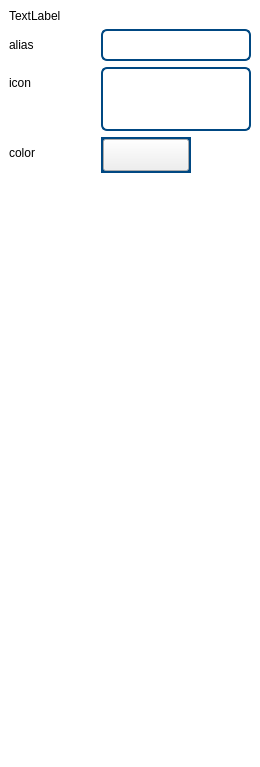
<?xml version="1.0" encoding="UTF-8"?>
<ui version="4.0">
 <class>UiDiagramProperty</class>
 <widget class="QWidget" name="UiDiagramProperty">
  <property name="geometry">
   <rect>
    <x>0</x>
    <y>0</y>
    <width>260</width>
    <height>767</height>
   </rect>
  </property>
  <property name="windowTitle">
   <string>Form</string>
  </property>
  <property name="styleSheet">
   <string notr="true">QWidget#UiDiagramProperty{
	background: #ffffff;
}

QLineEdit {
    border: 2px solid #004882;
    border-radius: 6px;
    padding: 0 8px;
    background: white;
    selection-background-color: darkgray;
}

QComboBox {
    border: 2px solid #004882;
    border-radius: 6px;
    padding: 1px 18px 1px 3px;
}

QComboBox:editable {
    background: white;
}

QComboBox::drop-down {
    width: 0px;
}

QWidget#pickerframe{
	background: #004882;
}






QStackedWidget {
	background-color: transparent;
}

QScrollArea{
	background-color: transparent;
}


QScrollBar:vertical {
     border: 0;
     background: #cddbe6;
     width: 5px;
 }
 QScrollBar::handle:vertical {
     background: #06447f;
     min-height: 20px;
 }

QWidget#areaScroll{
	background-color: transparent;
}

QWidget#__blockToolbar {
	background: #d0dae3;
	border: solid;
	border-top-width: 2px;
	border-color: #114167;
}


QPushButton[accessibleName=&quot;button:blue&quot;]{
	border-radius:5;
	color: rgb(255, 255, 255);
	font: 12pt;
	background-color: rgb(85, 170, 255);
	min-height:32;
	max-height:32;
}
QPushButton[accessibleName=&quot;button:blue&quot;]:pressed{
	background-color: rgb(62, 124, 186);
}

QPushButton[accessibleName=&quot;button:red&quot;]{
	border-radius:5;
	color: rgb(255, 255, 255);
	font: 12pt;
	background-color: rgb(255, 85, 127);
	min-height:32;
	max-height:32;
}
QPushButton[accessibleName=&quot;button:red&quot;]:pressed{
	background-color: rgb(175, 58, 87);
}

QLabel[accessibleName=&quot;label:picker&quot;]{
	max-width:220;
	min-width:220;
	min-height:124;
	max-height:124;
	background-color: rgb(127, 127, 127);
}

QLabel[accessibleName=&quot;label:field&quot;]{
	font: 11pt;
	max-width:86;
	min-width:86;
	min-height:32;
	max-height:32;
	color: #06447f;
}

QDoubleSpinBox[accessibleName=&quot;spinbox:field&quot;]{
	font: 11pt;
	max-height:32;
	min-height:32;
}


QPushButton[accessibleName=&quot;button:28x28&quot;]{
	min-width:28;
	min-height:28;
	max-width:28;
	max-height:28;
}

QPushButton#__blockDelete{
	border-image: url(:/pluginDiagram/buttons/img/Trash_normal.png);
}
QPushButton#__blockDelete:pressed{
	border-image: url(:/pluginDiagram/buttons/img/Trash_down.png);
}</string>
  </property>
  <layout class="QVBoxLayout" name="verticalLayout_3">
   <property name="spacing">
    <number>0</number>
   </property>
   <property name="leftMargin">
    <number>0</number>
   </property>
   <property name="topMargin">
    <number>0</number>
   </property>
   <property name="rightMargin">
    <number>0</number>
   </property>
   <property name="bottomMargin">
    <number>0</number>
   </property>
   <item>
    <widget class="QStackedWidget" name="__pages">
     <property name="currentIndex">
      <number>1</number>
     </property>
     <widget class="QWidget" name="page_block">
      <layout class="QVBoxLayout" name="verticalLayout_2">
       <property name="spacing">
        <number>0</number>
       </property>
       <property name="leftMargin">
        <number>0</number>
       </property>
       <property name="topMargin">
        <number>0</number>
       </property>
       <property name="rightMargin">
        <number>0</number>
       </property>
       <property name="bottomMargin">
        <number>0</number>
       </property>
       <item>
        <widget class="QScrollArea" name="scrollArea">
         <property name="frameShape">
          <enum>QFrame::NoFrame</enum>
         </property>
         <property name="horizontalScrollBarPolicy">
          <enum>Qt::ScrollBarAlwaysOff</enum>
         </property>
         <property name="widgetResizable">
          <bool>true</bool>
         </property>
         <widget class="QWidget" name="areaScroll">
          <property name="geometry">
           <rect>
            <x>0</x>
            <y>0</y>
            <width>240</width>
            <height>707</height>
           </rect>
          </property>
          <layout class="QVBoxLayout" name="verticalLayout">
           <property name="spacing">
            <number>0</number>
           </property>
           <property name="leftMargin">
            <number>0</number>
           </property>
           <property name="topMargin">
            <number>0</number>
           </property>
           <property name="rightMargin">
            <number>0</number>
           </property>
           <property name="bottomMargin">
            <number>0</number>
           </property>
           <item>
            <widget class="QWidget" name="__blockInspector" native="true">
             <layout class="QVBoxLayout" name="verticalLayout_5"/>
            </widget>
           </item>
           <item>
            <spacer name="verticalSpacer_2">
             <property name="orientation">
              <enum>Qt::Vertical</enum>
             </property>
             <property name="sizeHint" stdset="0">
              <size>
               <width>20</width>
               <height>710</height>
              </size>
             </property>
            </spacer>
           </item>
          </layout>
         </widget>
        </widget>
       </item>
       <item>
        <widget class="QWidget" name="__blockToolbar" native="true">
         <property name="minimumSize">
          <size>
           <width>0</width>
           <height>60</height>
          </size>
         </property>
         <property name="maximumSize">
          <size>
           <width>16777215</width>
           <height>60</height>
          </size>
         </property>
         <property name="accessibleName">
          <string notr="true">color:333337</string>
         </property>
         <layout class="QHBoxLayout" name="horizontalLayout">
          <property name="spacing">
           <number>2</number>
          </property>
          <property name="leftMargin">
           <number>6</number>
          </property>
          <property name="topMargin">
           <number>2</number>
          </property>
          <property name="rightMargin">
           <number>6</number>
          </property>
          <property name="bottomMargin">
           <number>2</number>
          </property>
          <item>
           <spacer name="horizontalSpacer_4">
            <property name="orientation">
             <enum>Qt::Horizontal</enum>
            </property>
            <property name="sizeHint" stdset="0">
             <size>
              <width>195</width>
              <height>29</height>
             </size>
            </property>
           </spacer>
          </item>
          <item>
           <widget class="QPushButton" name="__blockDelete">
            <property name="minimumSize">
             <size>
              <width>107</width>
              <height>46</height>
             </size>
            </property>
            <property name="maximumSize">
             <size>
              <width>107</width>
              <height>46</height>
             </size>
            </property>
            <property name="text">
             <string/>
            </property>
           </widget>
          </item>
         </layout>
        </widget>
       </item>
      </layout>
     </widget>
     <widget class="QWidget" name="page_trigger">
      <layout class="QVBoxLayout" name="verticalLayout_4">
       <property name="rightMargin">
        <number>9</number>
       </property>
       <item>
        <widget class="QLabel" name="__triggerUUID">
         <property name="text">
          <string>TextLabel</string>
         </property>
        </widget>
       </item>
       <item>
        <layout class="QHBoxLayout" name="horizontalLayout_2">
         <item>
          <widget class="QLabel" name="__triggerAliasField">
           <property name="minimumSize">
            <size>
             <width>86</width>
             <height>32</height>
            </size>
           </property>
           <property name="maximumSize">
            <size>
             <width>86</width>
             <height>32</height>
            </size>
           </property>
           <property name="accessibleName">
            <string notr="true">label:field</string>
           </property>
           <property name="text">
            <string>alias</string>
           </property>
          </widget>
         </item>
         <item>
          <widget class="QLineEdit" name="__triggerAliasInput">
           <property name="sizePolicy">
            <sizepolicy hsizetype="Expanding" vsizetype="Fixed">
             <horstretch>0</horstretch>
             <verstretch>32</verstretch>
            </sizepolicy>
           </property>
           <property name="minimumSize">
            <size>
             <width>0</width>
             <height>32</height>
            </size>
           </property>
          </widget>
         </item>
        </layout>
       </item>
       <item>
        <widget class="QWidget" name="__groupGaze" native="true">
         <layout class="QFormLayout" name="formLayout">
          <property name="leftMargin">
           <number>0</number>
          </property>
          <property name="topMargin">
           <number>0</number>
          </property>
          <property name="rightMargin">
           <number>0</number>
          </property>
          <property name="bottomMargin">
           <number>0</number>
          </property>
          <item row="0" column="0">
           <widget class="QLabel" name="__gazeIconField">
            <property name="minimumSize">
             <size>
              <width>86</width>
              <height>32</height>
             </size>
            </property>
            <property name="maximumSize">
             <size>
              <width>86</width>
              <height>32</height>
             </size>
            </property>
            <property name="accessibleName">
             <string notr="true">label:field</string>
            </property>
            <property name="text">
             <string>icon</string>
            </property>
           </widget>
          </item>
          <item row="0" column="1">
           <widget class="QComboBox" name="__gazeIconSelect">
            <property name="minimumSize">
             <size>
              <width>0</width>
              <height>64</height>
             </size>
            </property>
            <property name="maximumSize">
             <size>
              <width>16777215</width>
              <height>64</height>
             </size>
            </property>
            <property name="focusPolicy">
             <enum>Qt::WheelFocus</enum>
            </property>
            <property name="iconSize">
             <size>
              <width>48</width>
              <height>48</height>
             </size>
            </property>
            <item>
             <property name="text">
              <string/>
             </property>
             <property name="icon">
              <iconset resource="pluginDiagram.qrc">
               <normaloff>:/pluginDiagram/icons/vr-trigger-0</normaloff>:/pluginDiagram/icons/vr-trigger-0</iconset>
             </property>
            </item>
            <item>
             <property name="text">
              <string/>
             </property>
             <property name="icon">
              <iconset resource="pluginDiagram.qrc">
               <normaloff>:/pluginDiagram/icons/vr-trigger-1</normaloff>:/pluginDiagram/icons/vr-trigger-1</iconset>
             </property>
            </item>
            <item>
             <property name="text">
              <string/>
             </property>
             <property name="icon">
              <iconset resource="pluginDiagram.qrc">
               <normaloff>:/pluginDiagram/icons/vr-trigger-2</normaloff>:/pluginDiagram/icons/vr-trigger-2</iconset>
             </property>
            </item>
           </widget>
          </item>
          <item row="1" column="0">
           <widget class="QLabel" name="__gazeColorField">
            <property name="minimumSize">
             <size>
              <width>86</width>
              <height>32</height>
             </size>
            </property>
            <property name="maximumSize">
             <size>
              <width>86</width>
              <height>32</height>
             </size>
            </property>
            <property name="accessibleName">
             <string notr="true">label:field</string>
            </property>
            <property name="text">
             <string>color</string>
            </property>
           </widget>
          </item>
          <item row="1" column="1">
           <widget class="QWidget" name="pickerframe" native="true">
            <property name="minimumSize">
             <size>
              <width>90</width>
              <height>36</height>
             </size>
            </property>
            <property name="maximumSize">
             <size>
              <width>90</width>
              <height>36</height>
             </size>
            </property>
            <layout class="QVBoxLayout" name="verticalLayout_6">
             <property name="spacing">
              <number>0</number>
             </property>
             <property name="leftMargin">
              <number>2</number>
             </property>
             <property name="topMargin">
              <number>2</number>
             </property>
             <property name="rightMargin">
              <number>2</number>
             </property>
             <property name="bottomMargin">
              <number>2</number>
             </property>
             <item>
              <widget class="QPushButton" name="__gazeColorPicker">
               <property name="sizePolicy">
                <sizepolicy hsizetype="Fixed" vsizetype="Fixed">
                 <horstretch>0</horstretch>
                 <verstretch>0</verstretch>
                </sizepolicy>
               </property>
               <property name="minimumSize">
                <size>
                 <width>86</width>
                 <height>32</height>
                </size>
               </property>
               <property name="maximumSize">
                <size>
                 <width>86</width>
                 <height>32</height>
                </size>
               </property>
               <property name="focusPolicy">
                <enum>Qt::NoFocus</enum>
               </property>
               <property name="text">
                <string/>
               </property>
               <property name="default">
                <bool>false</bool>
               </property>
               <property name="flat">
                <bool>false</bool>
               </property>
              </widget>
             </item>
            </layout>
           </widget>
          </item>
         </layout>
        </widget>
       </item>
       <item>
        <spacer name="verticalSpacer">
         <property name="orientation">
          <enum>Qt::Vertical</enum>
         </property>
         <property name="sizeHint" stdset="0">
          <size>
           <width>20</width>
           <height>668</height>
          </size>
         </property>
        </spacer>
       </item>
      </layout>
     </widget>
    </widget>
   </item>
  </layout>
 </widget>
 <resources>
  <include location="pluginDiagram.qrc"/>
 </resources>
 <connections/>
</ui>
